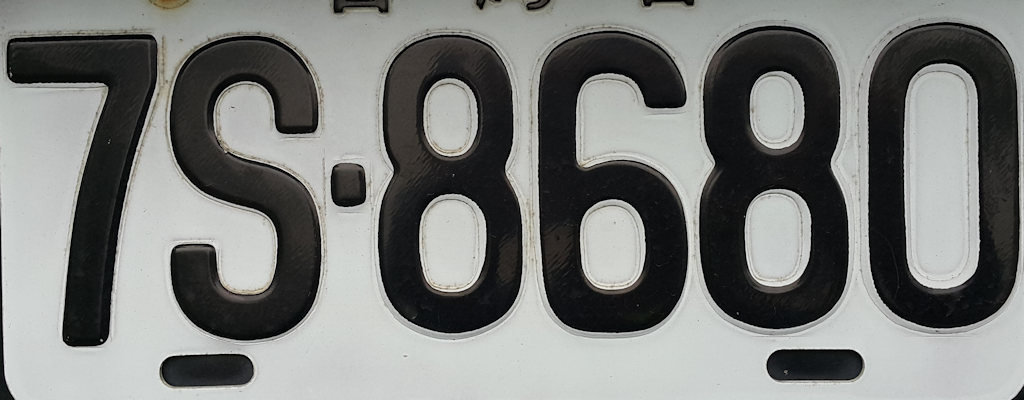
//> input picture DIP/images/license_plate.bmp, 1024 x 400 px
$ ./DIP   (built with g++ and OpenCV 4)
//> lines starting //> are read from the running program, lines starting //| are printed output that depends on the picture; after the words box and inside, x2 and y2 are one past the last pixel; in counts of white or black regions, pixels touching at a corner belong together
### DIP/Course_Lib/myHist.h
#pragma once
#include <iostream>
#include <opencv2\opencv.hpp>
/* Class Name: myHist
*
* Description: It implements operations for histogram
*
* Programmer: poww
* Create Date: 2014.0812
*/
class myHist{
	// public fields
	public:
		enum class Type{
			Custom = 1,		// customized histogram
			Image,			// histogram for an image
		};// End of algorithm class

	// private fields
	private:
		myHist::Type	m_iType;// type of histogram

		int		m_iBin;			// number of bin
		float	m_fStart;		// the start value
		float	m_fBinSize;		// size of bin
		float	m_fBinGap;		// gap between bins
		cv::Mat	m_Hist;			// histogram

	// public constructor
	public:
		myHist(myHist::Type);
		myHist(float, float, float, int);		// constructor
		~myHist();

	// public operations
	public:
		void	Accumulate(int, float=1.0);		// accumulate with bin number
		void	Accumulate(float, float = 1.0);	// accumulate with bin value

		void	CalcHist(cv::Mat&);				// calculate the histogram

		void	Clear(void);						// clear histogram

		void	Normalize(void);					// normalize the histogram

		void	Show(cv::Mat&, cv::Scalar = cv::Scalar(255,255,255));					// show the histogram
};// End of myHist class

### DIP/DIP.cpp

#include "Course_Lib//myHist.h"
#include <algorithm>
#include <vector>
#include <unordered_map>

// Disjoint Set (Union-Find) implementation for managing label equivalences in connected component labeling
class DisjointSet {
	std::unordered_map<int, int> parent;
	std::unordered_map<int, int> rank;
public:
	void makeSet(std::vector<int> const& wholeset) {
		for (int i : wholeset) {
			parent[i] = i;
			rank[i] = 0;
		}
	}
	int Find(int l) {
		if (parent[l] != l)
			parent[l] = Find(parent[l]);
		return parent[l];
	}
	void Union(int m, int n) {
		int x = Find(m);
		int y = Find(n);
		if (x == y) return;

		if (rank[x] < rank[y])
			parent[x] = y;
		else if (rank[x] > rank[y])
			parent[y] = x;
		else {
			parent[y] = x;
			rank[x]++;
		}
	}
};

// Implementation of Otsu's Algorithm
void Otsu_Algorithm(const float* hist, int& t_star) {
	double p0 = 0.0;
	double p1 = 1.0;
	double Q0 = 0.0;
	double Q1 = 0.0;

	double mu0 = 0.0;
	double mu1 = 0.0;
	double bc_var = 0.0;
	double max_bc_var = 0.0;

	for (int i = 0; i < 256; i++) {
		Q1 += i * hist[i];
	}

	for (int i = 0; i < 255; i++) {
		p0 = p0 + hist[i];
		p1 = 1.0 - p0;
		Q0 = Q0 + i * hist[i];
		Q1 = Q1 - i * hist[i];

		if (p0 <= 0.0 || p1 <= 0.0) {
			continue;
		}
		mu0 = Q0 / p0;
		mu1 = Q1 / p1;
		bc_var = p0 * p1 * pow((mu0 - mu1), 2);
		if (bc_var >= max_bc_var) {
			t_star = i;
			max_bc_var = bc_var;
		}
	}
}

// Implementation of image to histogram
void Image2Histogram(const cv::Mat& m_in, float* hist) {
	int ROW = m_in.rows;
	int COL = m_in.cols;
	for (int r = 0; r < ROW; r++)
		for (int c = 0; c < COL; c++) {
			int gray_value = m_in.at<uchar>(r, c);
			hist[gray_value]++;
		}
	// normalize
	for (int i = 0; i < 256; i++) {
		hist[i] = hist[i] / (ROW * COL);
	}
}

// Implementation of connected component labeling
void Connected_Component_Labeling(const cv::Mat& binary_mat, cv::Mat& label_mat, int& label_count) {

	int ROW = binary_mat.rows;
	int COL = binary_mat.cols;

	//---------------------------------------- Pass 1:
	// Start from the second row and second column to avoid out-of-bounds access when checking upper and left neighbors.
	// For each foreground pixel, check its upper and left neighbors to determine the label.
	// If both neighbors are background, assign a new label.
	int nl = 1;
	// Use vectors to store new labels and equivalences
	std::vector<int> new_label{};
	// equivalences will store pairs of equivalent labels
	// (e.g., [label1, label2, label3, label4]
	// means label1 is equivalent to label2 and label3 is equivalent to label4)
	std::vector<int> equivalences{};
	for (int r = 1; r < ROW; r++) {
		for (int c = 1; c < COL; c++) {
			// Only process foreground pixels
			if (binary_mat.at<uchar>(r, c) != 255) {
				std::vector<int> adjacent_labels{};
				int upper_label = label_mat.at<int>(r - 1, c);
				if (upper_label != 0) {
					adjacent_labels.insert(adjacent_labels.end(), upper_label);
				}
				int left_label = label_mat.at<int>(r, c - 1);
				if (left_label != 0 && left_label != upper_label) {
					adjacent_labels.insert(adjacent_labels.end(), left_label);
				}
				if (adjacent_labels.size() == 0) {
					label_mat.at<int>(r, c) = nl;
					new_label.insert(new_label.end(), nl);
					nl += 1;
				}
				else {
					label_mat.at<int>(r, c) = int(*min_element(adjacent_labels.begin(), adjacent_labels.end()));
				}
				if (adjacent_labels.size() == 2) {
					equivalences.insert(equivalences.end(), adjacent_labels[0]);
					equivalences.insert(equivalences.end(), adjacent_labels[1]);
				}
			}
		}
	}
	//---------------------------------------- Pass 2:
	// Use the equivalences to merge labels
	// Create a disjoint set to manage label equivalences
	DisjointSet dis;
	dis.makeSet(new_label);
	for (int i = 0; i < equivalences.size(); i += 2) {
		dis.Union(equivalences[i], equivalences[i + 1]);
	}
	for (int r = 1; r < ROW; r++) {
		for (int c = 1; c < COL; c++) {
			if (label_mat.at<int>(r, c) != 0) {
				label_mat.at<int>(r, c) = dis.Find(label_mat.at<int>(r, c));
			}
		}
	}
	// ---------------------------------------
	// Relabeling
	// Create a mapping from old labels to new labels
	std::unordered_map<int, int> label_map;
	for (int r = 0; r < ROW; r++) {
		for (int c = 0; c < COL; c++) {

			int label = label_mat.at<int>(r, c);

			if (label == 0) continue;

			if (label_map.count(label) == 0)
			{
				label_map[label] = label_count++;
			}

			label_mat.at<int>(r, c) = label_map[label];
		}
	}
}
int main()
{
	cv::Mat m_in = cv::imread("images//license_plate.bmp", 0);
//> m_in: 400 rows x 1024 cols, CV_8UC1; min 0, max 239, mean 123.6

	if (m_in.empty()) {
		std::cout << "Image load failed\n";
		return -1;
	}

	int ROW = m_in.rows;
//> ROW = 400
	int COL = m_in.cols;
//> COL = 1024

	cv::Mat m_out;
	cv::Mat show_t;
	cv::Mat binary_mat;
	cv::Mat display_plate;

	m_out.create(ROW, COL, CV_8UC1);
	show_t.create(ROW, COL, CV_8UC1);
	binary_mat.create(ROW, COL, CV_8UC1);
	display_plate.create(ROW, COL, CV_8UC3);

	// ################################################
	// Step 1: Image to histogram
	// ################################################
	float m_in_hist[256] = { 0.0 };
	Image2Histogram(m_in, m_in_hist);
//> m_in_hist = 256 values, max 0.0315 at index 208, min 0 at index 240, mean 0.00391


	// ################################################
	// Step 2: Otsu's Algorithm to get t_star
	// ################################################
	int t_star = 0;
	Otsu_Algorithm(m_in_hist, t_star);
//> the loop in Otsu_Algorithm, `for (int i = 0; i < 256; i++)` made 256 passes
//> Q1 on passes 1 to 3: 0, 0.000571, 0.00141
//> after the loop in Otsu_Algorithm, `for (int i = 0; i < 256; i++)`: Q1 = 123.6
//> the loop in Otsu_Algorithm, `for (int i = 0; i < 255; i++)` made 255 passes
//> (p0, p1, Q0, Q1, mu0, mu1, bc_var, max_bc_var) on passes 1 to 11: (0.0145, 0.986, 0, 123.6, 0, 125.4, 224.2, 224.2), (0.015, 0.985, 0.000571, 123.6, 0.038, 125.5, 233.1, 233.1), (0.0155, 0.985, 0.00141, 123.6, 0.091, 125.6, 239.5, 239.5), (0.0159, 0.984, 0.00272, 123.6, 0.171, 125.6, 246.1, 246.1), (0.0164, 0.984, 0.00479, 123.6, 0.292, 125.7, 253.7, 253.7), (0.017, 0.983, 0.00753, 123.6, 0.444, 125.7, 261.7, 261.7), (0.0176, 0.982, 0.0116, 123.6, 0.657, 125.8, 271.4, 271.4), (0.0185, 0.982, 0.0177, 123.6, 0.954, 125.9, 283.6, 283.6), (0.0194, 0.981, 0.0249, 123.6, 1.28, 126, 296.1, 296.1), (0.0208, 0.979, 0.0373, 123.6, 1.79, 126.2, 314.9, 314.9), (0.0229, 0.977, 0.059, 123.6, 2.57, 126.5, 344.1, 344.1)
//> (p0, p1, Q0) on pass 80: (0.396, 0.604, 10.81)


	// ################################################
	// Step 3: Use t_star to get binary mat
	// ################################################
	cv::threshold(m_in, binary_mat, t_star, 255, cv::THRESH_BINARY);
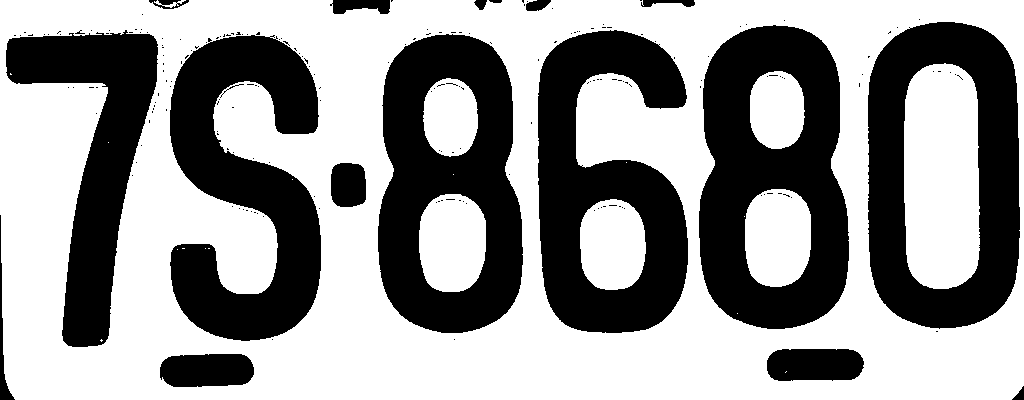
//> binary_mat: 400 rows x 1024 cols, CV_8UC1; 59.3% white; 205 black regions (187 under 20 px), largest, box (x1, y1, x2, y2) and area: (699, 25, 849, 329) 29605, (378, 34, 523, 333) 27478, (538, 30, 688, 333) 27276

	// ################################################
	// Step 4: Connected component labeling
	// ################################################
	int label_count = 1;
	cv::Mat label_mat = cv::Mat::zeros(ROW, COL, CV_32S);
	Connected_Component_Labeling(binary_mat, label_mat, label_count);
//> after the loop in Connected_Component_Labeling, `for (int r = 1; r < ROW; r++)`:
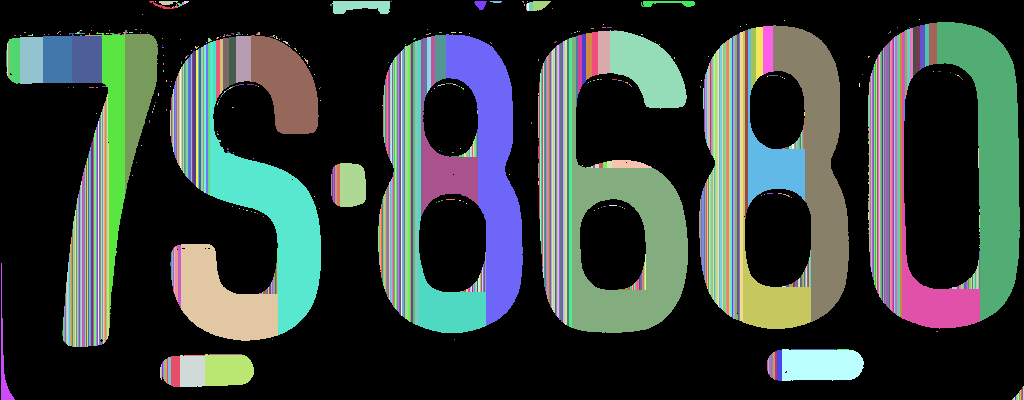
//> label_mat: 400 rows x 1024 cols, CV_32SC1; 783 distinct labels, from 0 to 782; one colour per label, 0 black
//> after the loop in Connected_Component_Labeling, `for (int r = 1; r < ROW; r++)`:
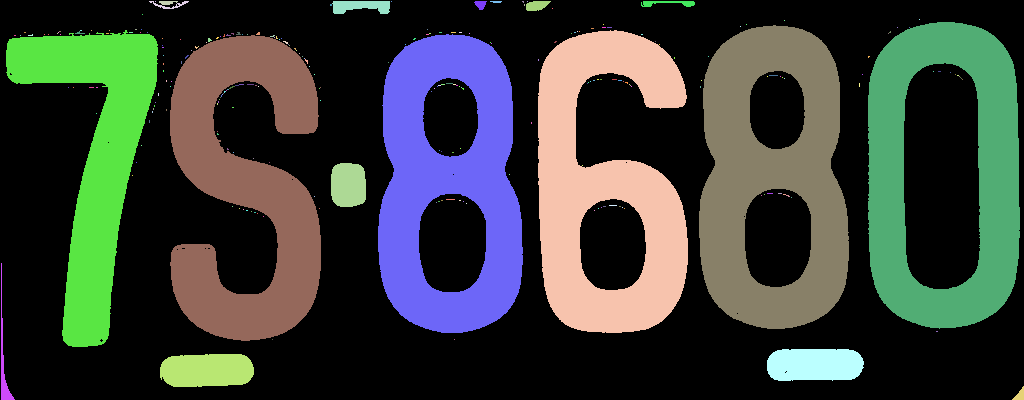
//> label_mat: 400 rows x 1024 cols, CV_32SC1; 250 distinct labels, from 0 to 771; one colour per label, 0 black
//> after the loop in Connected_Component_Labeling, `for (int r = 0; r < ROW; r++)`:
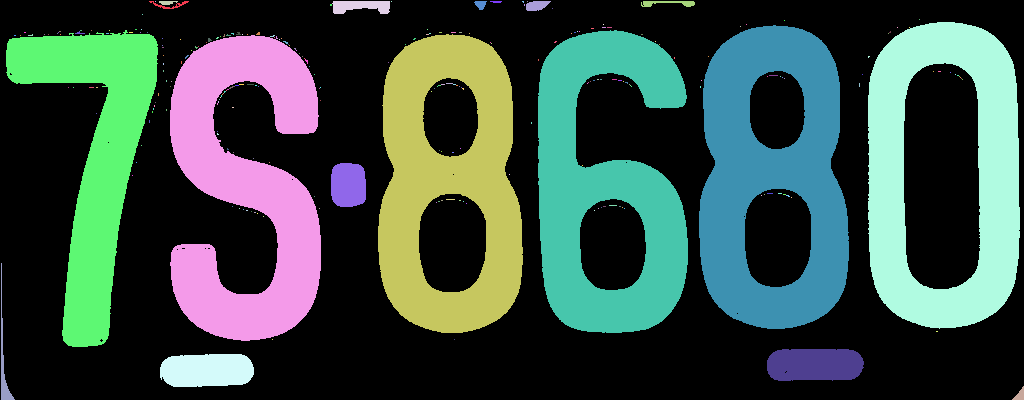
//> label_mat: 400 rows x 1024 cols, CV_32SC1; 250 distinct labels, from 0 to 249; one colour per label, 0 black

	// ################################################
	// Step 5: Label mat display
	// ################################################
	// Use a random number generator(RNG) to create a color palette for the labels
	cv::RNG rng(cv::getTickCount());
	// The first color is reserved for the background (label 0), which is set to white
	std::vector<cv::Vec3b> color_plate(label_count + 1);
	color_plate[0] = cv::Vec3b(255, 255, 255);
	// Generate random colors for each label
	std::generate(color_plate.begin() + 1, color_plate.end(), [&rng]() {
		return cv::Vec3b(rng.uniform(0, 256), rng.uniform(0, 256), rng.uniform(0, 256));
	});
	// Map each label in the label_mat to its corresponding color in the color_plate and create the display_plate
	for (int r = 0; r < ROW; r++) {
		for (int c = 0; c < COL; c++) {
			int label = label_mat.at<int>(r, c);
			display_plate.at<cv::Vec3b>(r, c) =(label? color_plate[label] : cv::Vec3b(255, 255, 255));
		}
	}
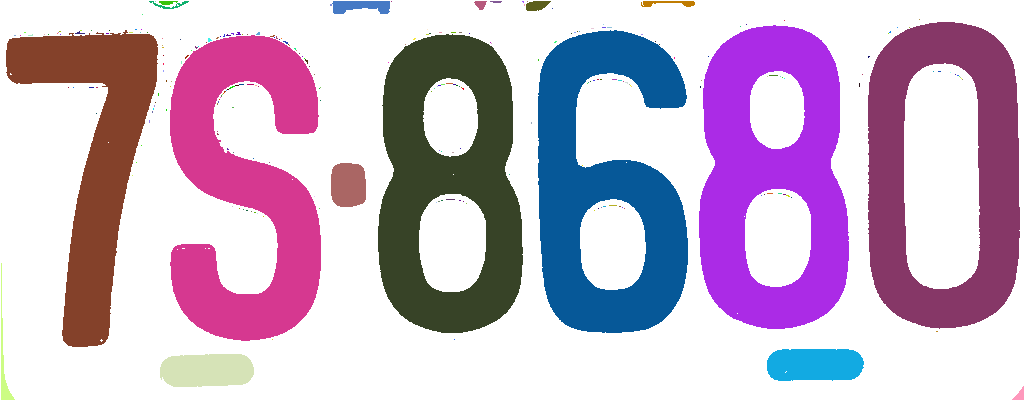
//> display_plate: 400 rows x 1024 cols, CV_8UC3; mean B, G, R 202.8, 179.1, 199.8
	// ################################################
	// Step 6: Show the results
	// ################################################
	show_t.setTo(255);
	// set string and variables
	std::string text = "optimal threshold = " + std::to_string(t_star);
	int font_face = cv::FONT_HERSHEY_COMPLEX;
	double font_scale = 2;
	int thickness = 2;
	int baseline;
	// get text size
	cv::Size text_size = cv::getTextSize(text, font_face, font_scale, thickness, &baseline);

	// decide text position
	cv::Point origin;
	origin.x = (COL - text_size.width) >> 1;
	origin.y = (ROW + text_size.height) >> 1;
	cv::putText(show_t, text, origin, font_face, font_scale, cv::Scalar(0, 255, 255), thickness, 8, 0);
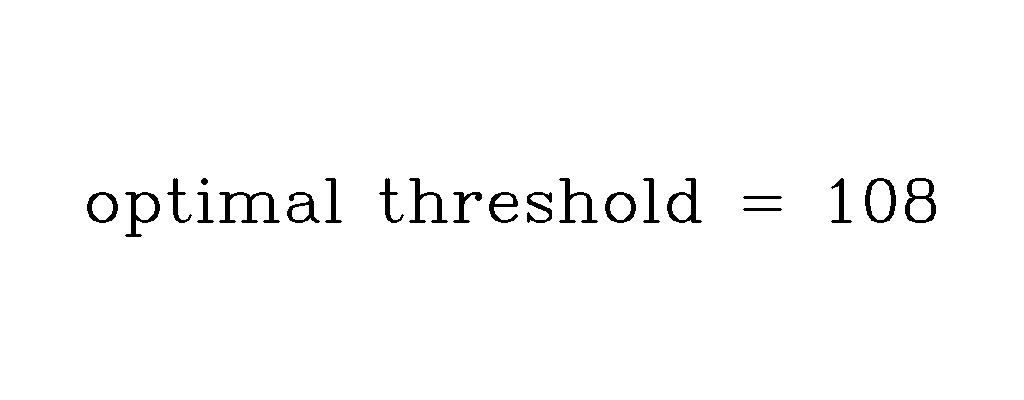
//> show_t: 400 rows x 1024 cols, CV_8UC1; 98.1% white; 22 black regions, largest, box (x1, y1, x2, y2) and area: (219, 192, 280, 223) 657, (905, 178, 936, 223) 533, (125, 192, 160, 237) 513
	// ###############################################threshold
	cv::namedWindow("threshold", cv::WINDOW_AUTOSIZE);
	cv::imshow("threshold", show_t);
	// ###############################################intput_image
	cv::namedWindow("intput_image", cv::WINDOW_AUTOSIZE);
	cv::imshow("intput_image", m_in);
	//################################################binary_image
	cv::namedWindow("binary_image", cv::WINDOW_AUTOSIZE);
	cv::imshow("binary_image", binary_mat);
	// ################################################Result of connected component labeling
	cv::namedWindow("Result of connected component labeling", cv::WINDOW_AUTOSIZE);
	cv::imshow("Result of connected component labeling", display_plate);
	// ###############################################
	cv::waitKey(0);
	return 0;
}
